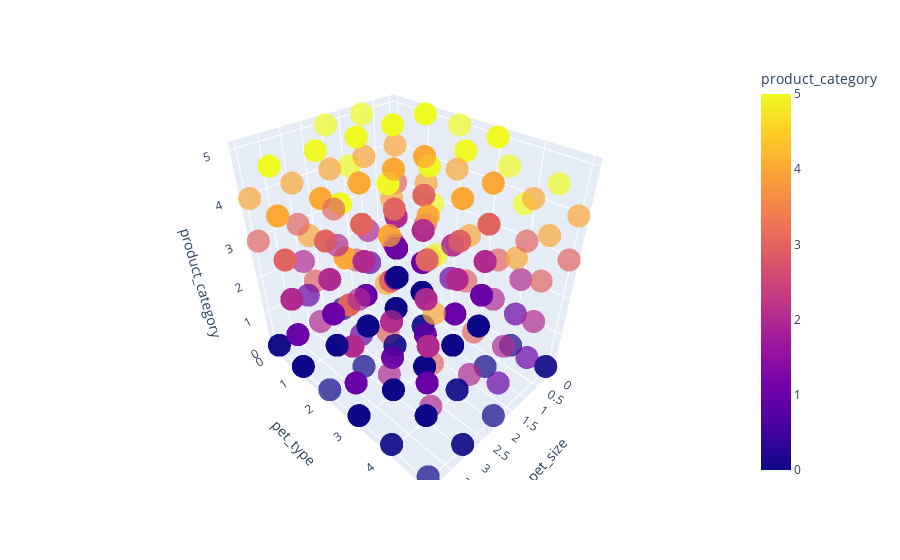

Notebook code for this chart:
### Code cell
fig = px.scatter_3d(
    datasheet,
    x='pet_size',
    y='pet_type',
    z='product_category',
    color='product_category',
    opacity=0.7
)

fig.show()

### Figure 1 — Plotly figure (JSON) as saved in the notebook; plotly's stock layout.template omitted (floating-point values rounded to 4 significant figures; data arrays with more than 128 entries replaced by an {"elided": "..."} marker saying what was removed)
{"data": [{"hovertemplate": "pet_size=%{x}<br>pet_type=%{y}<br>product_category=%{marker.color}<extra></extra>", "legendgroup": "", "marker": {"color": {"elided": "879 int values"}, "coloraxis": "coloraxis", "opacity": 0.7, "symbol": "circle"}, "mode": "markers", "name": "", "scene": "scene", "showlegend": false, "type": "scatter3d", "x": {"elided": "879 int values"}, "y": {"elided": "879 int values"}, "z": {"elided": "879 int values"}}], "layout": {"coloraxis": {"colorbar": {"title": {"text": "product_category"}}, "colorscale": [[0, "#0d0887"], [0.1111, "#46039f"], [0.2222, "#7201a8"], [0.3333, "#9c179e"], [0.4444, "#bd3786"], [0.5556, "#d8576b"], [0.6667, "#ed7953"], [0.7778, "#fb9f3a"], [0.8889, "#fdca26"], [1, "#f0f921"]]}, "legend": {"tracegroupgap": 0}, "margin": {"t": 60}, "scene": {"domain": {"x": [0, 1], "y": [0, 1]}, "xaxis": {"title": {"text": "pet_size"}}, "yaxis": {"title": {"text": "pet_type"}}, "zaxis": {"title": {"text": "product_category"}}}}}
